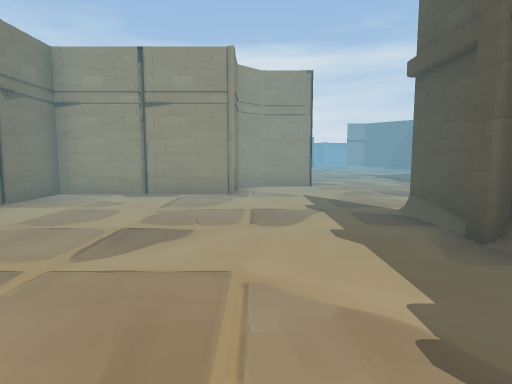
[1] (above)

22 first-person views from a walk through a 3-D level made in the Unity game engine. The camera is 1.4 m above the floor, tilts 6° down and sees 75° across. Doors are open. The floor is counted in squares, 1.65 m on a side. Each view is taken from the middle of a square. On the plan, view 1 faces up. The plan holds only what a view shows up to about 12 squares ahead; the rest is blank. The place goes on beyond the plan. The player is left out.

[2]
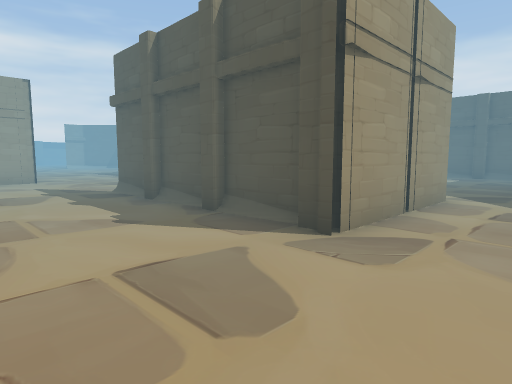

[3]
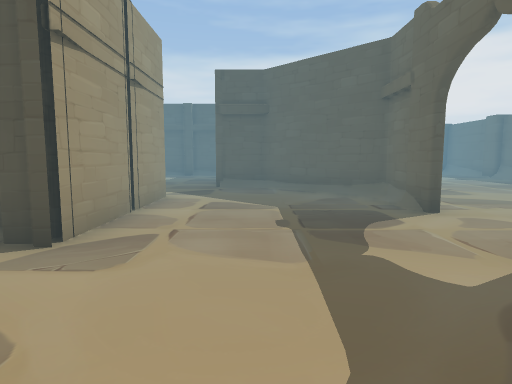

[4]
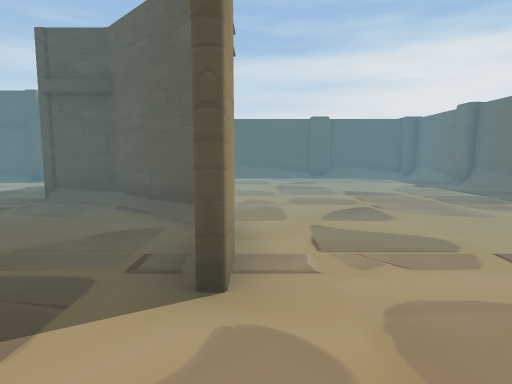

[5]
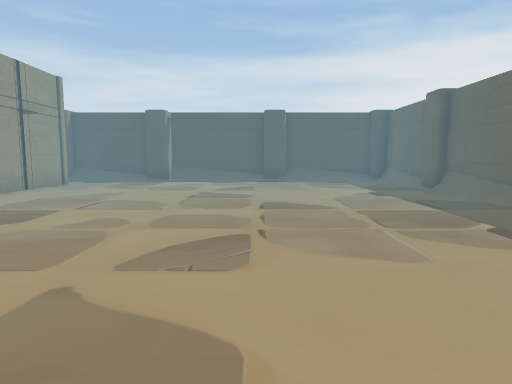

[6]
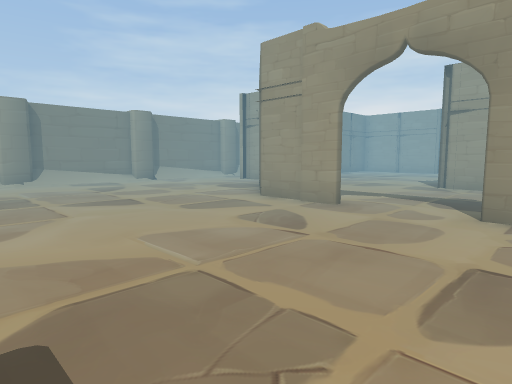

[7]
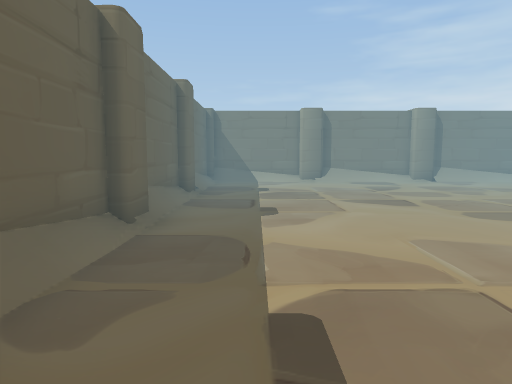

[8]
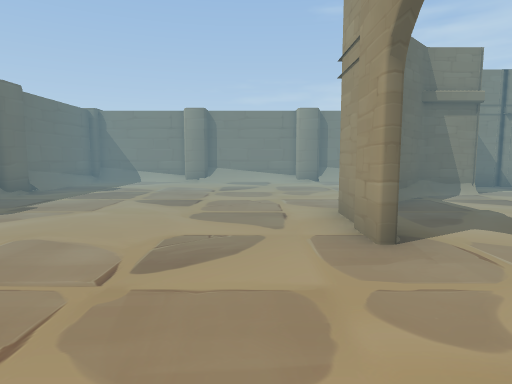

[9]
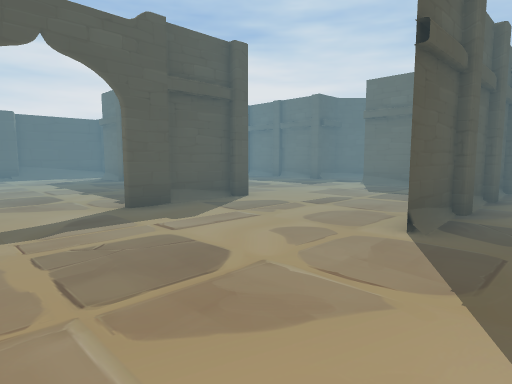

[10]
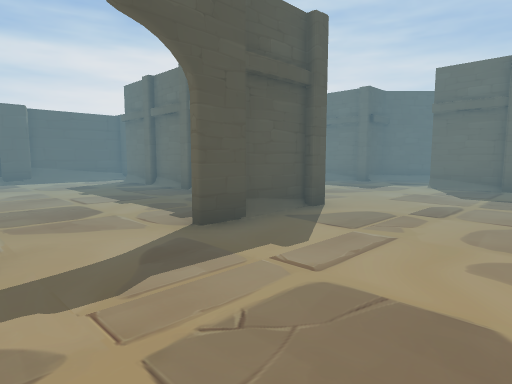

[11]
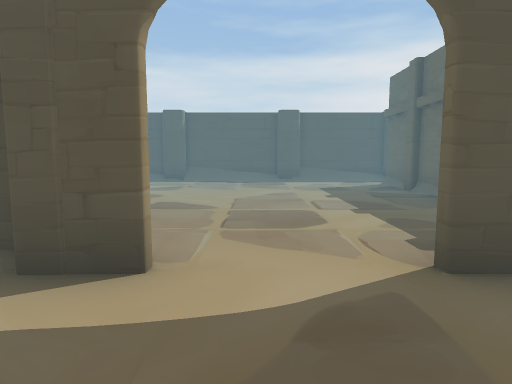

[12]
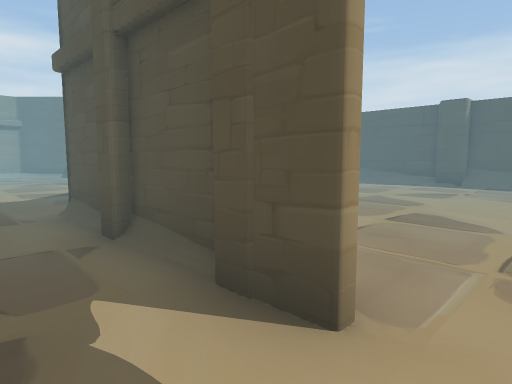

[13]
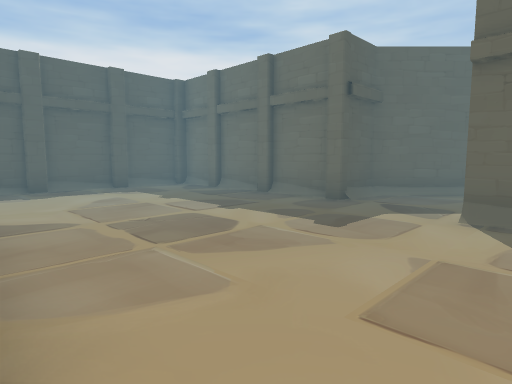

[14]
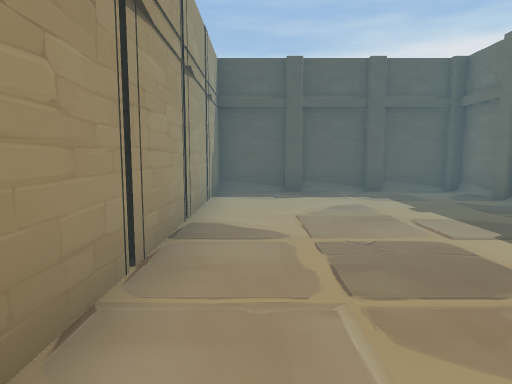

[15]
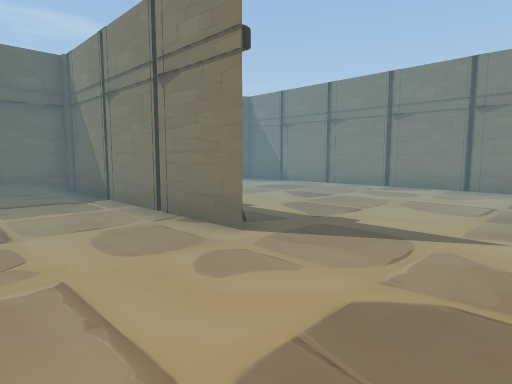

[16]
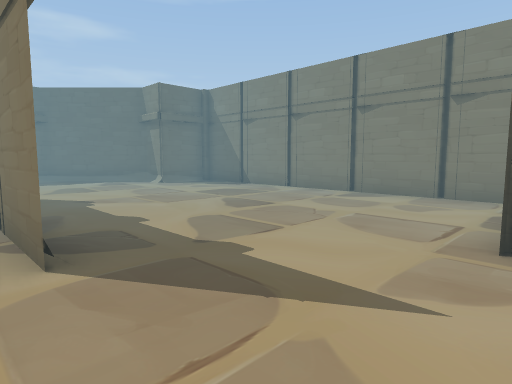

[17]
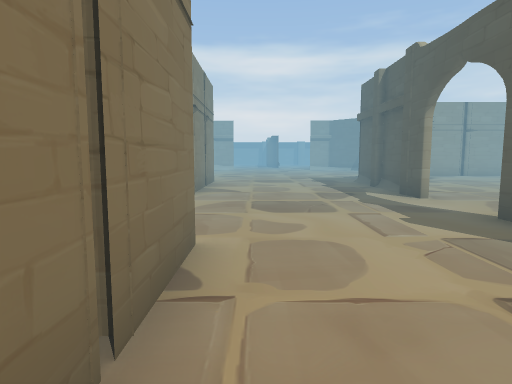

[18]
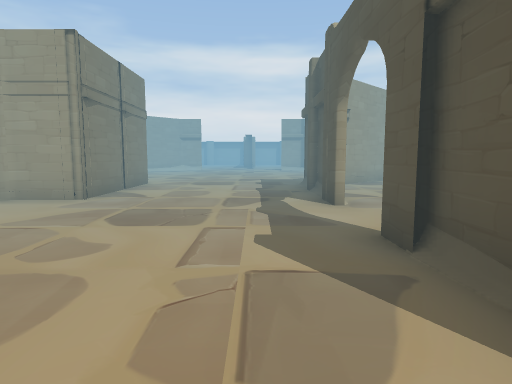

[19]
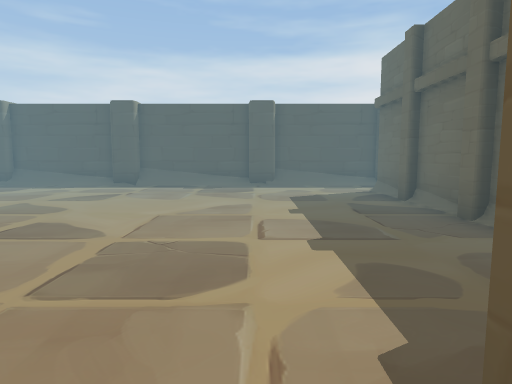

[20]
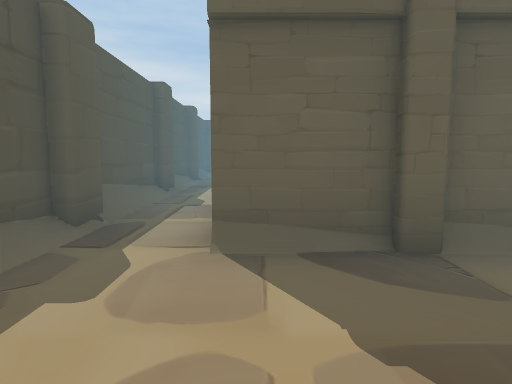

[21]
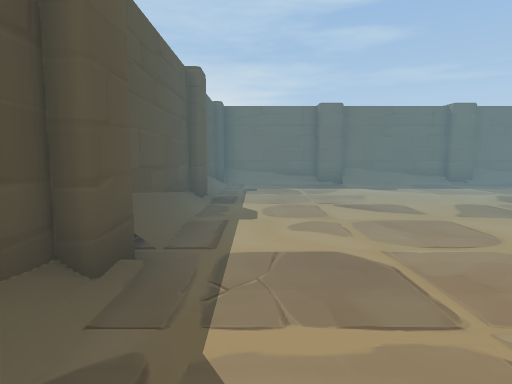

[22]
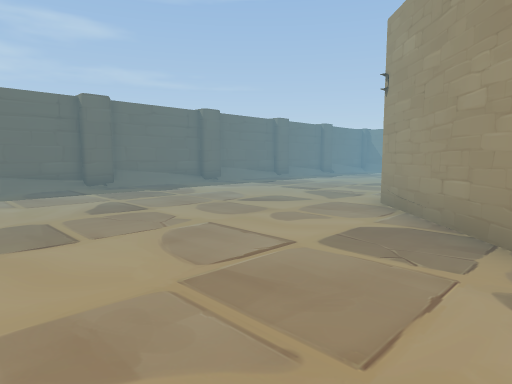

### Floor plan
Points are (right, up) in squares from view 1. A wall is a line through its corners. A room is listed if a view was taken in it or the views show most of it. See-through windows are left out.
Room 1 (views 1, 2, 3, 4, 5, 6, 7, 8, 9, 10, 11, 12, 13, 14, 15, 16, 17, 18, 19, 20, 21, 22)
walls: (2.4, -0.5) (2.4, 5.2) (2.4, -0.5); (2.5, -1.1) (6.2, -1.1) (2.4, -1.1); (6.4, 4.5) (6.4, 6.6); (8.3, -3.4) (6, -5.7); (6.5, 4.5) (6.5, 6.4); (9.4, -2.1) (12.5, -2.1) (11.6, -2.1); (5, -5.6) (6.1, -5.6) (8.5, -3.2) (8.5, -2.4); (4, -5.6) (4.9, -5.6); (4.9, -5.8) (4, -5.8); (10.1, 3.9) (14.5, 3.9); (1.9, -5.8) (-0.1, -5.8); (-3.5, -2.1) (-2.6, -2.1) (-2.6, -3.2) (-0.2, -5.7); (6.4, 8.8) (6.4, 9.5); (14.4, -1.5) (14.4, 3.9) (7.4, 3.9); (6.5, 9.9) (6.5, 13.5); (-0.5, 8.6) (-0.5, 7.6) (-4.5, 7.6) (-4.5, -1.4); (0.1, 9.5) (-0.4, 9); (16, -1.2) (16, -0.5); (16, 2.6) (16, 3.4); (16.3, -0.6) (16.3, 2.4); (16.3, 3.2) (16.3, 6.5); (-6.8, -1.9) (-6.8, -4.9); (16, -4.8) (16, -4); (16.3, -4.1) (16.3, -2); (-6.5, -4.9) (-6.5, -5.6); (4.4, -12.5) (5, -12.5); (5, -12.7) (16, -12.7) (16, -12.2); (16, 6.5) (16, 7.1); (8.1, -12.5) (8.9, -12.5); (-6.8, -5.5) (-6.8, -8.8); (1.1, -12.7) (3, -12.7); (0.4, -12.5) (1.1, -12.5); (16.3, 7.1) (16.3, 10.6); (16.3, -8.4) (16.3, -5.1); (16, -9) (16, -8.2); (1.5, 13.8) (1.5, 9.5); (12.2, -12.5) (13, -12.5); (-6.5, -8.8) (-6.5, -9.5); (-2.4, -12.7) (0, -12.7); (-3.1, -12.5) (-2.4, -12.5); (8.9, 14.5) (7.7, 13.4); (-6.8, -9.4) (-6.8, -12.7) (-3.1, -12.7); (16, 10.6) (16, 11.2); (16.3, 11.2) (16.3, 14.5); (16.3, -12.1) (16.3, -10.5)
low walls: (6.4, 10.1) (6.4, 11.4)
objects: other object (-5, 0); other object (-5, 2); other object (-5, 4); other object (-5, 6); other object (-4, -2); other object (1, 10); other object (2, -1); other object (2, 1); other object (2, 3); other object (4, -1); other object (6, 4); other object (6, 10); other object (6, 12); other object (7, 4); other object (9, -2); other object (9, 4); other object (11, -2); other object (11, 4); other object (13, -2); other object (13, 4); other object (14, -2); other object (14, 0); other object (14, 2)

Positions as (right, up) in squares from view 1, and headings:
1: (0, 0), facing up
2: (-1, -3), facing up-right
3: (-1, -3), facing right
4: (2, -6), facing right
5: (4, -8), facing right
6: (5, -11), facing up-left
7: (5, -11), facing left
8: (5, -7), facing left
9: (1, 9), facing down-right
10: (3, 9), facing down-right
11: (4, 8), facing right
12: (5, 8), facing up-right
13: (5, 4), facing down-right
14: (6, 3), facing right
15: (5, 8), facing down-left
16: (3, 8), facing down-left
17: (3, 2), facing up
18: (5, 3), facing up
19: (6, 7), facing right
20: (14, 7), facing down
21: (15, -2), facing down
22: (12, -3), facing down-left
